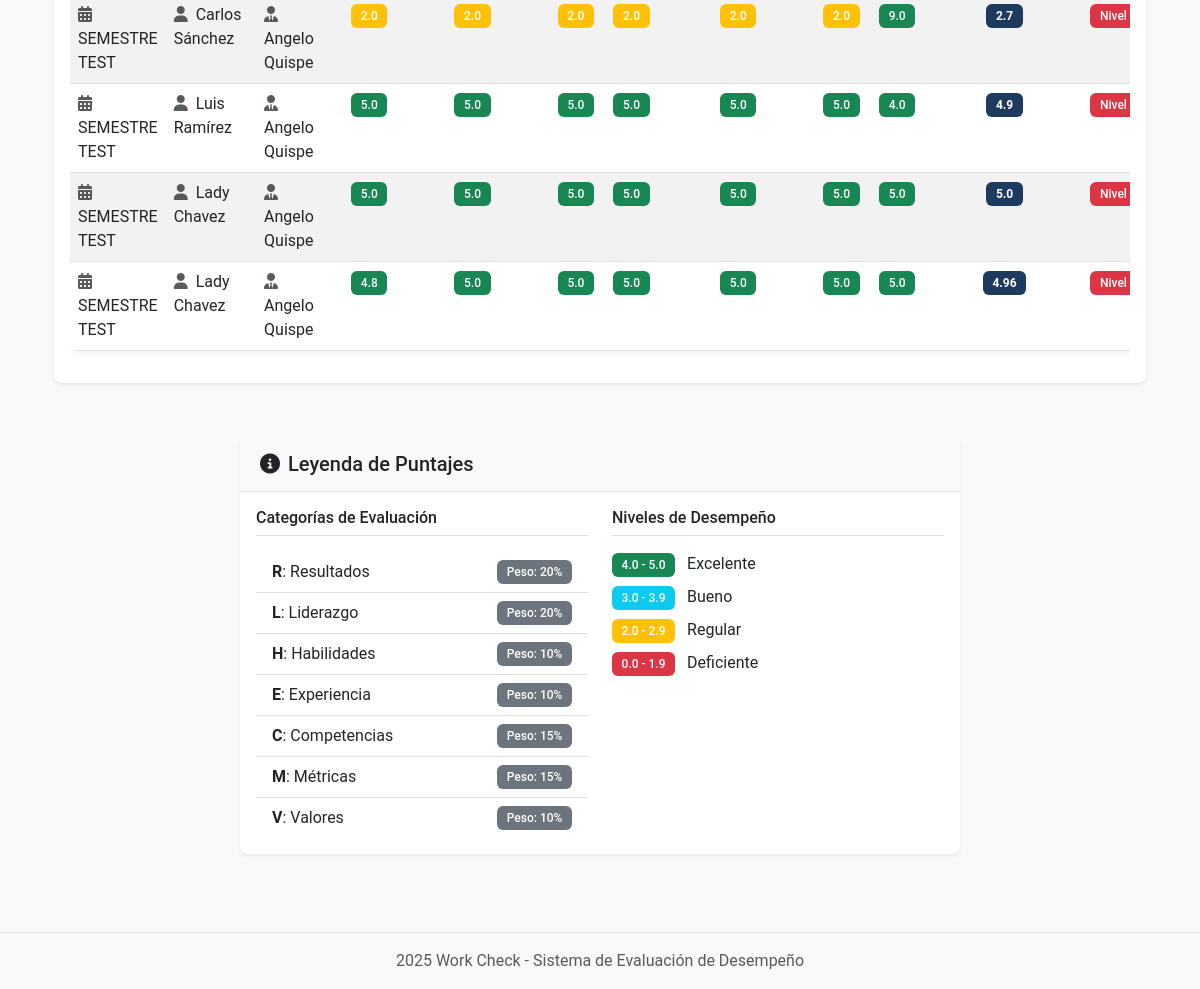
The page /leaders_evaluations/ (signed in, lower part) on the database as committed earlier.
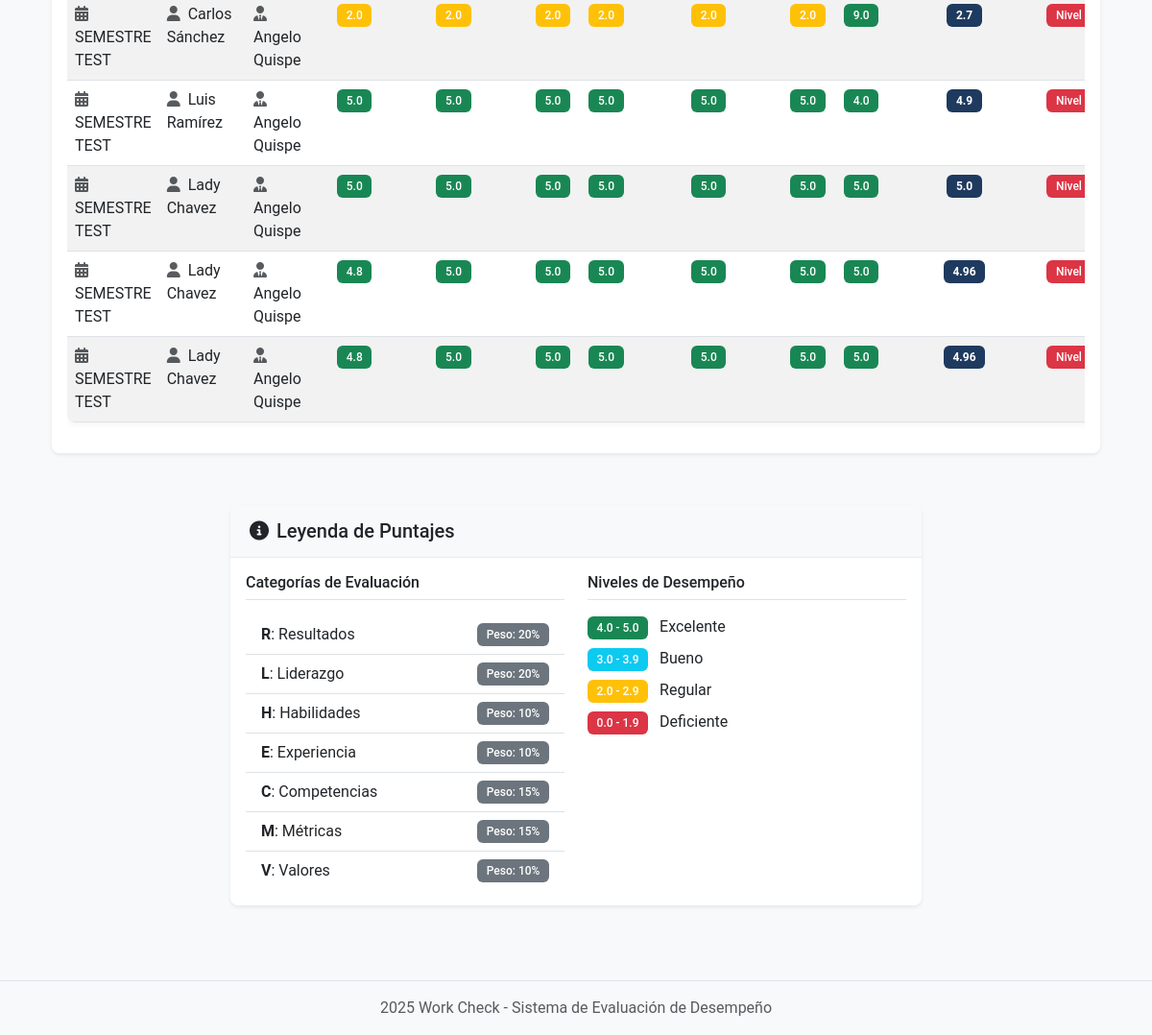
The same page on the database as committed later.
### System/models.py (models this page shows)
class Permanent_EvaluationAssignment(models.Model):
    evaluator = models.ForeignKey(Usuario, on_delete=models.CASCADE, related_name='permanent_evaluator_assignments')
    employee = models.ForeignKey(Usuario, on_delete=models.CASCADE, related_name='permanent_employee_assignments')
    status = models.CharField(max_length=50)
    created_at = models.DateTimeField(auto_now_add=True)
    summary = models.ForeignKey(Summary, on_delete=models.CASCADE, null=True, blank=True)
    evaluation_details = models.ForeignKey(EvaluationDetails, on_delete=models.CASCADE, null=True, blank=True)
    evaluation_cycle = models.CharField(max_length=50)

class Summary(models.Model):
    employee = models.ForeignKey(Usuario, on_delete=models.CASCADE, related_name='employee_summaries')
    evaluator = models.ForeignKey(Usuario, on_delete=models.CASCADE, related_name='evaluator_summaries')
    R = models.FloatField() # Ponderado Responsabilidades de la posición
    L = models.FloatField(blank=True, null=True) # Ponderado Responsabilidades por liderazgo
    H = models.FloatField() # Ponderado Habilidades
    E = models.FloatField() # Ponderado Enfoque
    C = models.FloatField() # Ponderado Competencia Técnica
    M = models.FloatField() # Ponderado Metas y Resultados
    V = models.FloatField() # Ponderado Valores Corporativos
    final_score = models.FloatField() # Suma de ponderados
    performance_level = models.CharField(max_length=50)
    evaluation_type = models.CharField(max_length=50)
    created_at = models.DateTimeField(auto_now_add=True)
    position = models.ForeignKey(Position, on_delete=models.PROTECT)

class Usuario(models.Model):
    first_name = models.CharField(max_length=50)
    middle_name = models.CharField(max_length=50, blank=True, null=True)
    last_name = models.CharField(max_length=50)
    second_last_name = models.CharField(max_length=50, blank=True, null=True)
    user_type = models.CharField(max_length=50)
    position = models.ForeignKey(Position, on_delete=models.PROTECT)

### System/views.py (the view)
# urls.py: path('leaders_evaluations/', views.leaders_evaluations, name='leaders_evaluations'),
@login_required
def leaders_evaluations(request):
    assignments = Permanent_EvaluationAssignment.objects.filter(summary__evaluation_type="Lideres")
    return render(request, 'System/leaders_evaluations.html', {'assignments': assignments})

### System/views.py (called while the page is built)
def login_required(view_func):
    @wraps(view_func)
    def wrapped_view(request, *args, **kwargs):
        if not request.session.get('user_id'):
            return redirect('login')
        return view_func(request, *args, **kwargs)
    return wrapped_view

### System/templates/System/leaders_evaluations.html (shortened to what this page needs)
{% extends 'System/base.html' %}
{% load static %}
{% block content %}
<div class="container">
    <div class="row">
        <div class="col-12">
            <div class="card shadow-sm">
                <div class="card-body">
                    <div class="table-responsive">
                        <table class="table table-hover table-striped">
                            <tbody>
                                {% for assignment in assignments %}
                                    {% if assignment.summary %}
                                        <tr>
                                            <td>
                                                <i class="fas fa-calendar-alt me-1 text-muted"></i>
                                                {{ assignment.evaluation_cycle }}
                                            </td>
                                            <td>
                                                <i class="fas fa-user me-1 text-muted"></i>
                                                {{ assignment.summary.employee.first_name }} {{ assignment.summary.employee.last_name }}
                                            </td>
                                            <td>
                                                <i class="fas fa-user-tie me-1 text-muted"></i>
                                                {{ assignment.summary.evaluator.first_name }} {{ assignment.summary.evaluator.last_name }}
                                            </td>
                                            <td class="text-center">
                                                <span class="badge {% if assignment.summary.R >= 4 %}bg-success{% elif assignment.summary.R >= 3 %}bg-info{% elif assignment.summary.R >= 2 %}bg-warning{% else %}bg-danger{% endif %}">
                                                    {{ assignment.summary.R }}
                                                </span>
                                            </td>
                                            <td class="text-center">
                                                <span class="badge {% if assignment.summary.L >= 4 %}bg-success{% elif assignment.summary.L >= 3 %}bg-info{% elif assignment.summary.L >= 2 %}bg-warning{% else %}bg-danger{% endif %}">
                                                    {{ assignment.summary.L }}
                                                </span>
                                            </td>
                                            <td class="text-center">
                                                <span class="badge {% if assignment.summary.H >= 4 %}bg-success{% elif assignment.summary.H >= 3 %}bg-info{% elif assignment.summary.H >= 2 %}bg-warning{% else %}bg-danger{% endif %}">
                                                    {{ assignment.summary.H }}
                                                </span>
                                            </td>
                                            <td class="text-center">
                                                <span class="badge {% if assignment.summary.E >= 4 %}bg-success{% elif assignment.summary.E >= 3 %}bg-info{% elif assignment.summary.E >= 2 %}bg-warning{% else %}bg-danger{% endif %}">
                                                    {{ assignment.summary.E }}
                                                </span>
                                            </td>
                                            <td class="text-center">
                                                <span class="badge {% if assignment.summary.C >= 4 %}bg-success{% elif assignment.summary.C >= 3 %}bg-info{% elif assignment.summary.C >= 2 %}bg-warning{% else %}bg-danger{% endif %}">
                                                    {{ assignment.summary.C }}
                                                </span>
                                            </td>
                                            <td class="text-center">
                                                <span class="badge {% if assignment.summary.M >= 4 %}bg-success{% elif assignment.summary.M >= 3 %}bg-info{% elif assignment.summary.M >= 2 %}bg-warning{% else %}bg-danger{% endif %}">
                                                    {{ assignment.summary.M }}
                                                </span>
                                            </td>
                                            <td class="text-center">
                                                <span class="badge {% if assignment.summary.V >= 4 %}bg-success{% elif assignment.summary.V >= 3 %}bg-info{% elif assignment.summary.V >= 2 %}bg-warning{% else %}bg-danger{% endif %}">
                                                    {{ assignment.summary.V }}
                                                </span>
                                            </td>
                                            <td class="text-center">
                                                <span class="badge bg-primary fw-bold">
                                                    {{ assignment.summary.final_score }}
                                                </span>
                                            </td>
                                            <td>
                                                <span class="badge
                                                    {% if assignment.summary.performance_level == 'Excelente' %}
                                                        bg-success
                                                    {% elif assignment.summary.performance_level == 'Bueno' %}
                                                        bg-info
                                                    {% elif assignment.summary.performance_level == 'Regular' %}
                                                        bg-warning
                                                    {% else %}
                                                        bg-danger
                                                    {% endif %}">
                                                    {{ assignment.summary.performance_level }}
                                                </span>
                                            </td>
                                        </tr>
                                    {% endif %}
                                {% endfor %}
                            </tbody>
                        </table>
                    </div>
                </div>
            </div>
        </div>
    </div>
    <div class="row mt-4">
        <div class="col-lg-8 mx-auto">
            <div class="card shadow-sm">
                <div class="card-header bg-light">
                    <h5 class="card-title mb-0"><i class="fas fa-info-circle me-2"></i>Leyenda de Puntajes</h5>
                </div>
                <div class="card-body">
                    <div class="row">
                        <div class="col-md-6">
                            <h6 class="border-bottom pb-2 mb-3">Categorías de Evaluación</h6>
                            <ul class="list-group list-group-flush">
                                <li class="list-group-item d-flex justify-content-between align-items-center">
                                    <span><strong>R</strong>: Resultados</span>
                                    <span class="badge bg-secondary">Peso: 20%</span>
                                </li>
                                <li class="list-group-item d-flex justify-content-between align-items-center">
                                    <span><strong>L</strong>: Liderazgo</span>
                                    <span class="badge bg-secondary">Peso: 20%</span>
                                </li>
                                <li class="list-group-item d-flex justify-content-between align-items-center">
                                    <span><strong>H</strong>: Habilidades</span>
                                    <span class="badge bg-secondary">Peso: 10%</span>
                                </li>
                                <li class="list-group-item d-flex justify-content-between align-items-center">
                                    <span><strong>E</strong>: Experiencia</span>
                                    <span class="badge bg-secondary">Peso: 10%</span>
                                </li>
                                <li class="list-group-item d-flex justify-content-between align-items-center">
                                    <span><strong>C</strong>: Competencias</span>
                                    <span class="badge bg-secondary">Peso: 15%</span>
                                </li>
                                <li class="list-group-item d-flex justify-content-between align-items-center">
                                    <span><strong>M</strong>: Métricas</span>
                                    <span class="badge bg-secondary">Peso: 15%</span>
                                </li>
                                <li class="list-group-item d-flex justify-content-between align-items-center">
                                    <span><strong>V</strong>: Valores</span>
                                    <span class="badge bg-secondary">Peso: 10%</span>
                                </li>
                            </ul>
                        </div>
                        <div class="col-md-6">
                            <h6 class="border-bottom pb-2 mb-3">Niveles de Desempeño</h6>
                            <div class="mb-2">
                                <span class="badge bg-success me-2">4.0 - 5.0</span>
                                <span>Excelente</span>
                            </div>
                            <div class="mb-2">
                                <span class="badge bg-info me-2">3.0 - 3.9</span>
                                <span>Bueno</span>
                            </div>
                            <div class="mb-2">
                                <span class="badge bg-warning me-2">2.0 - 2.9</span>
                                <span>Regular</span>
                            </div>
                            <div class="mb-2">
                                <span class="badge bg-danger me-2">0.0 - 1.9</span>
                                <span>Deficiente</span>
                            </div>
                        </div>
                    </div>
                </div>
            </div>
        </div>
    </div>
</div>
{% endblock %}

### System/templates/System/base.html (shortened to what this page needs)
{% load static %}
<!DOCTYPE html>
<html lang="es">
<head>
    <link href="https://cdn.jsdelivr.net/npm/bootstrap@5.3.0/dist/css/bootstrap.min.css" rel="stylesheet">
    <link rel="stylesheet" href="https://cdnjs.cloudflare.com/ajax/libs/font-awesome/6.4.0/css/all.min.css">
    <link rel="stylesheet" href="{% static 'css/styles.css' %}">
</head>
<body>
    <div class="container mt-4">
        {% block content %}
        {% endblock %}
    </div>
    <footer class="footer mt-5 py-3 bg-light">
        <div class="container text-center">
            <span class="text-muted"> 2025 Work Check - Sistema de Evaluación de Desempeño</span>
        </div>
    </footer>
</body>
</html>

### System/static/css/styles.css (style rules this page uses)
body { font-family: 'Roboto', Arial, sans-serif; min-height: 100vh; display: flex; flex-direction: column; background-color: #f8f9fa; margin: 0; padding: 0; }
.container { flex: 1; }
.card { border: none; border-radius: 8px; box-shadow: 0 4px 12px rgba(0, 0, 0, 0.05); transition: transform 0.3s, box-shadow 0.3s; margin-bottom: 20px; }
.card-header { background-color: #f8f9fa; border-bottom: 1px solid rgba(0, 0, 0, 0.05); font-weight: 600; }
.footer { margin-top: auto; padding: 1.5rem 0; background-color: #f8f9fa; border-top: 1px solid #dee2e6; }
.table { box-shadow: 0 2px 8px rgba(0, 0, 0, 0.05); border-radius: 8px; overflow: hidden; }

### System/templates/System/leaders_evaluations.html (style rules this page uses)
.card { border-radius: 8px; overflow: hidden; margin-bottom: 30px; border: none; }
.card-header { border-bottom: 1px solid rgba(0, 0, 0, 0.05); padding: 15px 20px; }
.bg-primary { background-color: #1f3a5f !important; }

Rows that differ between the two databases and show on the page:
added Permanent_EvaluationAssignment: evaluation_cycle "SEMESTRE TEST", summary.employee.first_name "Lady", summary.employee.last_name "Chavez", summary.evaluator.first_name "Angelo", summary.evaluator.last_name "Quispe", summary.R "4.8", summary.L "5.0", summary.H "5.0", summary.E "5.0", summary.C "5.0", summary.M "5.0", summary.V "5.0", summary.final_score "4.96", summary.performance_level "Nivel…"
